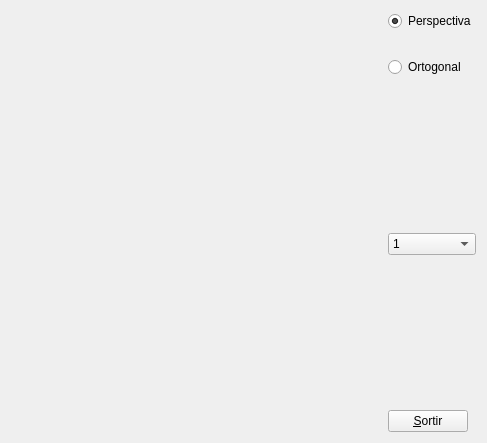
<?xml version="1.0" encoding="UTF-8"?>
<ui version="4.0">
 <class>MyForm</class>
 <widget class="QWidget" name="MyForm">
  <property name="geometry">
   <rect>
    <x>0</x>
    <y>0</y>
    <width>487</width>
    <height>443</height>
   </rect>
  </property>
  <property name="windowTitle">
   <string>IDI-Lab</string>
  </property>
  <layout class="QHBoxLayout" name="horizontalLayout_2">
   <item>
    <layout class="QHBoxLayout" name="horizontalLayout">
     <item>
      <widget class="MyGLWidget" name="widget" native="true">
       <property name="sizePolicy">
        <sizepolicy hsizetype="Expanding" vsizetype="Expanding">
         <horstretch>0</horstretch>
         <verstretch>0</verstretch>
        </sizepolicy>
       </property>
       <property name="minimumSize">
        <size>
         <width>50</width>
         <height>50</height>
        </size>
       </property>
      </widget>
     </item>
     <item>
      <layout class="QVBoxLayout" name="verticalLayout_2">
       <item>
        <layout class="QVBoxLayout" name="verticalLayout">
         <item>
          <widget class="QRadioButton" name="radioButton">
           <property name="text">
            <string>Perspectiva</string>
           </property>
           <property name="checked">
            <bool>true</bool>
           </property>
          </widget>
         </item>
         <item>
          <spacer name="verticalSpacer_2">
           <property name="orientation">
            <enum>Qt::Vertical</enum>
           </property>
           <property name="sizeType">
            <enum>QSizePolicy::Minimum</enum>
           </property>
           <property name="sizeHint" stdset="0">
            <size>
             <width>20</width>
             <height>20</height>
            </size>
           </property>
          </spacer>
         </item>
         <item>
          <widget class="QRadioButton" name="radioButton_2">
           <property name="text">
            <string>Ortogonal</string>
           </property>
          </widget>
         </item>
        </layout>
       </item>
       <item>
        <spacer name="verticalSpacer_3">
         <property name="orientation">
          <enum>Qt::Vertical</enum>
         </property>
         <property name="sizeHint" stdset="0">
          <size>
           <width>20</width>
           <height>40</height>
          </size>
         </property>
        </spacer>
       </item>
       <item>
        <widget class="QComboBox" name="comboBox">
         <item>
          <property name="text">
           <string>1</string>
          </property>
         </item>
         <item>
          <property name="text">
           <string>2</string>
          </property>
         </item>
         <item>
          <property name="text">
           <string>3</string>
          </property>
         </item>
        </widget>
       </item>
       <item>
        <spacer name="verticalSpacer">
         <property name="orientation">
          <enum>Qt::Vertical</enum>
         </property>
         <property name="sizeHint" stdset="0">
          <size>
           <width>20</width>
           <height>40</height>
          </size>
         </property>
        </spacer>
       </item>
       <item>
        <widget class="QPushButton" name="pushButton">
         <property name="sizePolicy">
          <sizepolicy hsizetype="Fixed" vsizetype="Fixed">
           <horstretch>0</horstretch>
           <verstretch>0</verstretch>
          </sizepolicy>
         </property>
         <property name="text">
          <string>&amp;Sortir</string>
         </property>
        </widget>
       </item>
      </layout>
     </item>
    </layout>
   </item>
  </layout>
 </widget>
 <customwidgets>
  <customwidget>
   <class>MyGLWidget</class>
   <extends>QWidget</extends>
   <header>MyGLWidget.h</header>
   <container>1</container>
   <slots>
    <signal>changePersp(bool)</signal>
    <signal>changeOrto(bool)</signal>
    <slot>perspectiva()</slot>
    <slot>ortogonal()</slot>
    <slot>caixa(int)</slot>
   </slots>
  </customwidget>
 </customwidgets>
 <resources/>
 <connections>
  <connection>
   <sender>pushButton</sender>
   <signal>clicked()</signal>
   <receiver>MyForm</receiver>
   <slot>close()</slot>
   <hints>
    <hint type="sourcelabel">
     <x>461</x>
     <y>434</y>
    </hint>
    <hint type="destinationlabel">
     <x>486</x>
     <y>442</y>
    </hint>
   </hints>
  </connection>
  <connection>
   <sender>radioButton</sender>
   <signal>clicked()</signal>
   <receiver>widget</receiver>
   <slot>perspectiva()</slot>
   <hints>
    <hint type="sourcelabel">
     <x>428</x>
     <y>19</y>
    </hint>
    <hint type="destinationlabel">
     <x>334</x>
     <y>44</y>
    </hint>
   </hints>
  </connection>
  <connection>
   <sender>radioButton_2</sender>
   <signal>clicked()</signal>
   <receiver>widget</receiver>
   <slot>ortogonal()</slot>
   <hints>
    <hint type="sourcelabel">
     <x>439</x>
     <y>75</y>
    </hint>
    <hint type="destinationlabel">
     <x>290</x>
     <y>102</y>
    </hint>
   </hints>
  </connection>
  <connection>
   <sender>widget</sender>
   <signal>changeOrto(bool)</signal>
   <receiver>radioButton_2</receiver>
   <slot>setChecked(bool)</slot>
   <hints>
    <hint type="sourcelabel">
     <x>326</x>
     <y>157</y>
    </hint>
    <hint type="destinationlabel">
     <x>460</x>
     <y>81</y>
    </hint>
   </hints>
  </connection>
  <connection>
   <sender>widget</sender>
   <signal>changePersp(bool)</signal>
   <receiver>radioButton</receiver>
   <slot>setChecked(bool)</slot>
   <hints>
    <hint type="sourcelabel">
     <x>336</x>
     <y>65</y>
    </hint>
    <hint type="destinationlabel">
     <x>405</x>
     <y>24</y>
    </hint>
   </hints>
  </connection>
  <connection>
   <sender>comboBox</sender>
   <signal>activated(int)</signal>
   <receiver>widget</receiver>
   <slot>caixa(int)</slot>
   <hints>
    <hint type="sourcelabel">
     <x>435</x>
     <y>259</y>
    </hint>
    <hint type="destinationlabel">
     <x>321</x>
     <y>318</y>
    </hint>
   </hints>
  </connection>
 </connections>
</ui>
